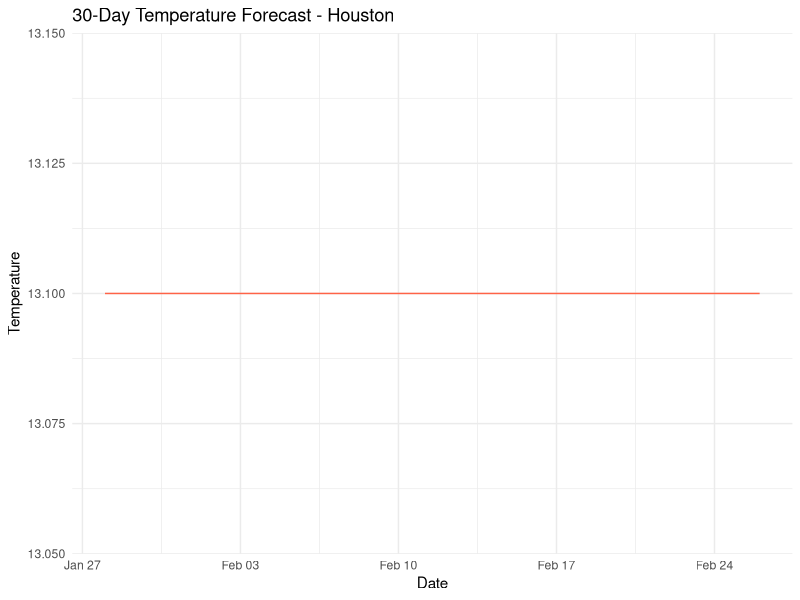
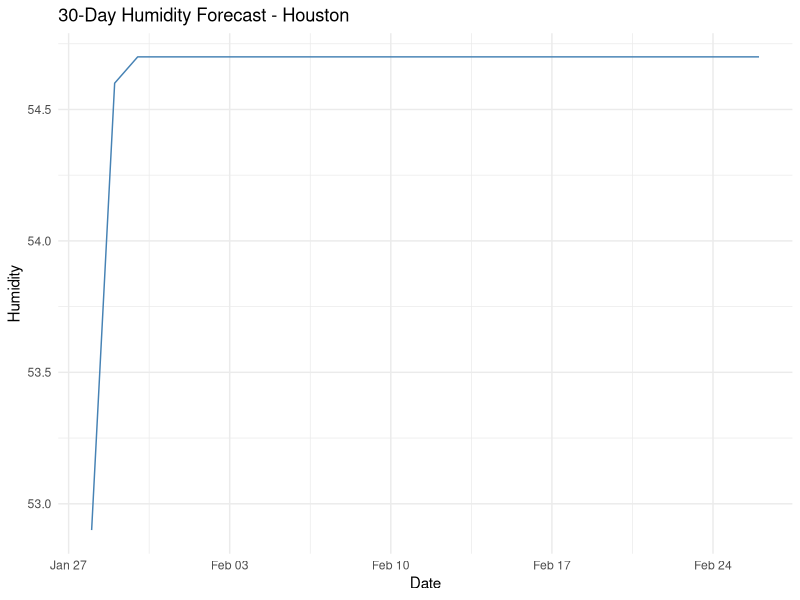
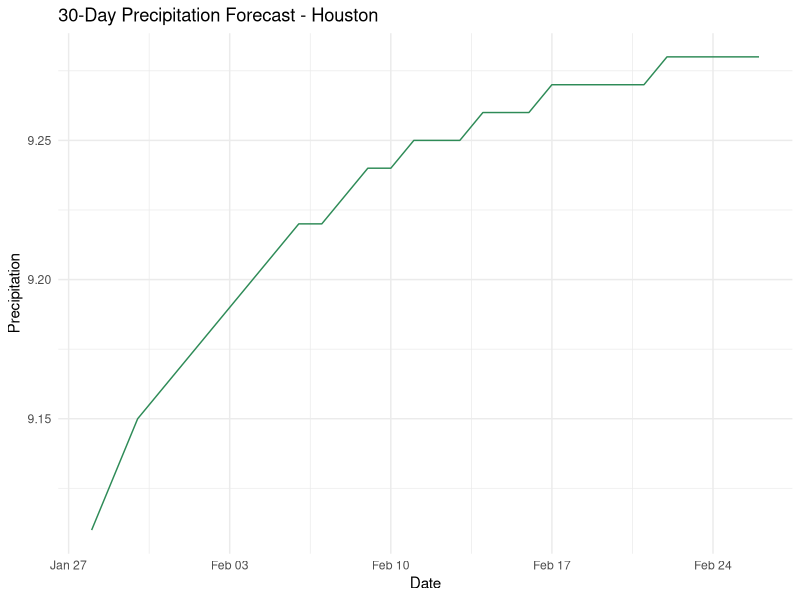
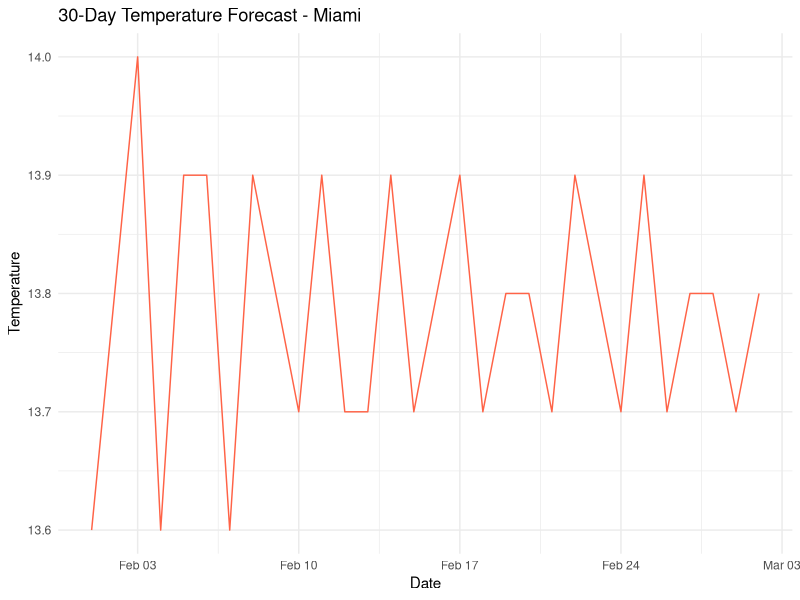
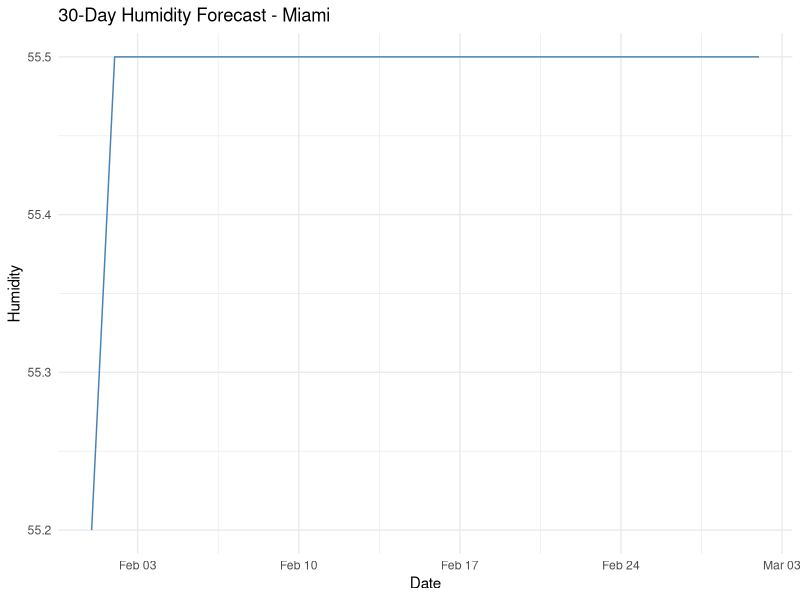
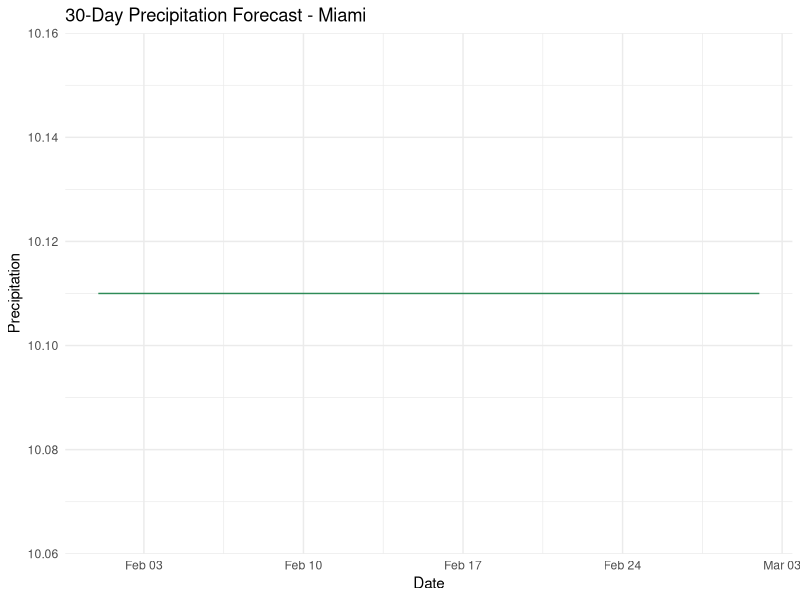
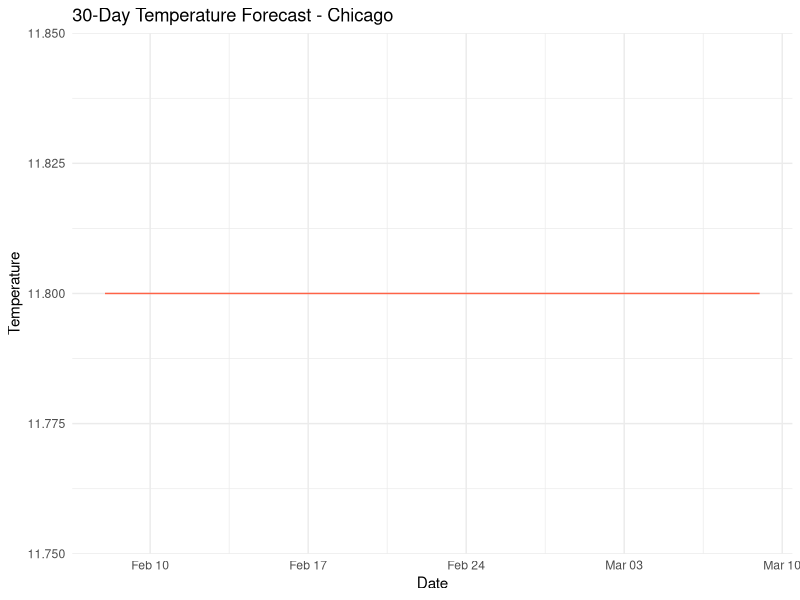
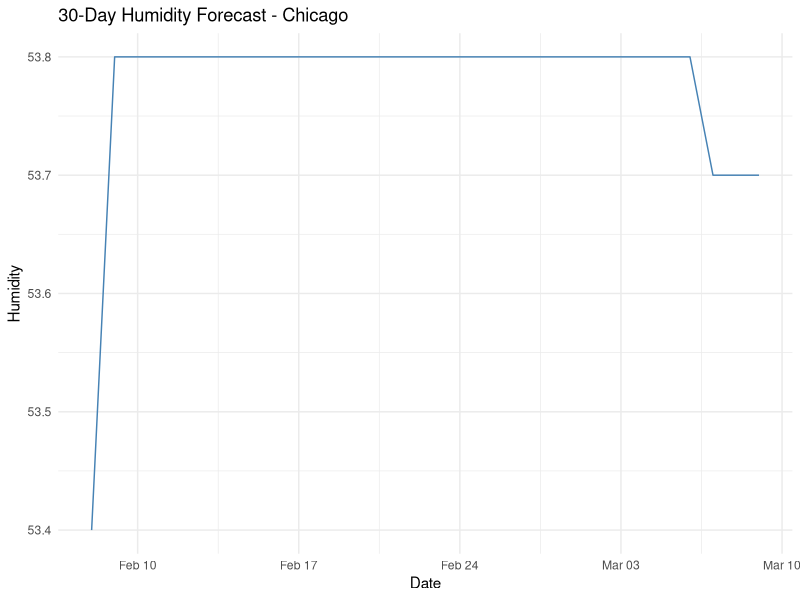

Write the R code that produced these figures, in order.
library(readr)
library(lubridate)
library(forecast)
library(ggplot2)
library(dplyr)

# Load dataset
data <- read_csv("weather_forecasting_large.csv")

# Clean and prepare data
data$Date <- ymd(data$Date)
names(data)[names(data) == "Temperature (°C)"] <- "Temperature"
names(data)[names(data) == "Humidity (%)"] <- "Humidity"
names(data)[names(data) == "Precipitation (mm)"] <- "Precipitation"

# Aggregate daily mean for each city
data_daily <- data %>%
  group_by(Location, Date) %>%
  summarise(
    Temperature = mean(Temperature, na.rm = TRUE),
    Humidity = mean(Humidity, na.rm = TRUE),
    Precipitation = mean(Precipitation, na.rm = TRUE)
  ) %>%
  ungroup() %>%
  arrange(Location, Date)

# Forecasting function
forecast_weather <- function(city_data) {
  ts_temp <- ts(city_data$Temperature, frequency = 365)
  ts_humidity <- ts(city_data$Humidity, frequency = 365)
  ts_precip <- ts(city_data$Precipitation, frequency = 365)

  # ARIMA for temperature and humidity, TBATS for precipitation
  fc_temp <- forecast(auto.arima(ts_temp), h = 30)
  fc_humidity <- forecast(auto.arima(ts_humidity), h = 30)
  model_tbats <- tbats(ts_precip)
  fc_precip <- forecast(model_tbats, h = 30)

  return(data.frame(
    Date = as.Date(seq(max(city_data$Date) + 1, by = "day", length.out = 30)),
    Temperature = round(as.numeric(fc_temp$mean), 1),
    Humidity = round(as.numeric(fc_humidity$mean), 1),
    Precipitation = round(as.numeric(fc_precip$mean), 2),
    Location = city_data$Location[1]
  ))
}

# Apply forecasting function to each city
cities <- unique(data$Location)
forecast_results <- do.call(rbind, lapply(cities, function(city) {
  city_data <- filter(data_daily, Location == city)
  forecast_weather(city_data)
}))

# Save forecast to CSV
write_csv(forecast_results, "30_day_weather_forecast_multiple_cities.csv")

# Plot forecasts for each city
for (city in unique(forecast_results$Location)) {
  city_forecast <- filter(forecast_results, Location == city)

  p1 <- ggplot(city_forecast, aes(x = Date, y = Temperature)) +
    geom_line(color = "tomato") +
    ggtitle(paste("30-Day Temperature Forecast -", city)) +
    theme_minimal()

  p2 <- ggplot(city_forecast, aes(x = Date, y = Humidity)) +
    geom_line(color = "steelblue") +
    ggtitle(paste("30-Day Humidity Forecast -", city)) +
    theme_minimal()

  p3 <- ggplot(city_forecast, aes(x = Date, y = Precipitation)) +
    geom_line(color = "seagreen") +
    ggtitle(paste("30-Day Precipitation Forecast -", city)) +
    theme_minimal()

  print(p1)
  print(p2)
  print(p3)
}
